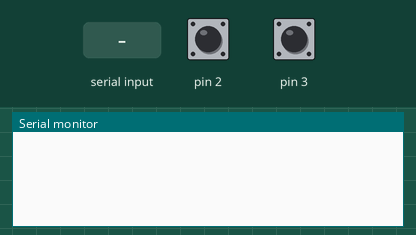
Recording of a sketch running on a simulated Arduino Uno, built with avr-gcc and run on an emulated ATmega328P. On the bench: the last lines printed to the serial monitor. The inputs (shaded band) are chosen by the test bench; at power-on: pin 2 HIGH, pin 3 HIGH.

Above: at 1.2 s.
1.3 s: pin 2 pulled LOW for 0.15 s
At 2.2 s:
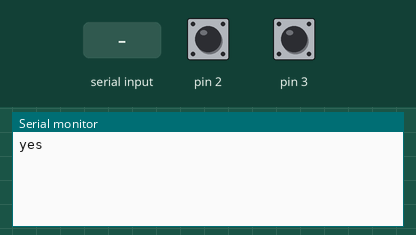
2.9 s: pin 3 pulled LOW for 0.15 s
At 3.4 s:
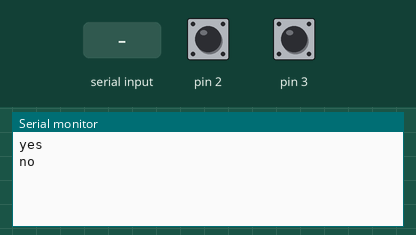
4.5 s: "BUTTON_LAB_HELLO\n" received over Serial
At 5.8 s:
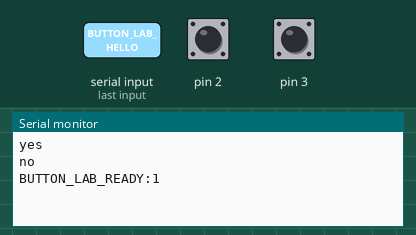

The sketch:

yes_no.ino
```cpp
// Arduino UNO R4 WiFi: YES button D2--GND, NO button D3--GND.
// Serial Monitor: 115200 baud. Holding a button does not repeat its message.
// Connect with Button Lab's physical-board mode in desktop Chrome.
#include <string.h>

const unsigned long DEBOUNCE_MS = 35;
char hostCommand[32];
byte hostLength = 0;
bool hostOverflow = false;

void readHost() {
  while (Serial.available()) {
    const char c = Serial.read();
    if (c == '\n') {
      hostCommand[hostLength] = '\0';
      if (!hostOverflow && strcmp(hostCommand, "BUTTON_LAB_HELLO") == 0) {
        Serial.print("BUTTON_LAB_READY:1\n");
      }
      hostLength = 0;
      hostOverflow = false;
    } else if (c != '\r' && !hostOverflow) {
      if (hostLength < sizeof(hostCommand) - 1) hostCommand[hostLength++] = c;
      else hostOverflow = true;
    }
  }
}

struct Button {
  byte pin;
  const char* message;
  int reading;
  int stable;
  unsigned long changedAt;
};

Button buttons[] = {
  {2, "yes", HIGH, HIGH, 0},
  {3, "no", HIGH, HIGH, 0},
};

void setup() {
  Serial.begin(115200);
  for (Button& button : buttons) {
    pinMode(button.pin, INPUT_PULLUP);
    // A held button at boot must be released before it can send a response.
    button.reading = button.stable = digitalRead(button.pin);
  }
}

void loop() {
  readHost();
  const unsigned long now = millis();
  for (Button& button : buttons) {
    const int reading = digitalRead(button.pin);
    if (reading != button.reading) {
      button.reading = reading;
      button.changedAt = now;
    }
    if (now - button.changedAt >= DEBOUNCE_MS && reading != button.stable) {
      button.stable = reading;
      if (reading == LOW) {
        Serial.print(button.message);
        Serial.write('\n');
      }
    }
  }
}
```

Measured:
- after the input at 1.3 s, the serial monitor: prints a new line at once (image 1)
- after the input at 2.9 s, the serial monitor: prints a new line at once (image 2)
- after the input at 4.5 s, the serial monitor: prints a new line at once (image 3)
